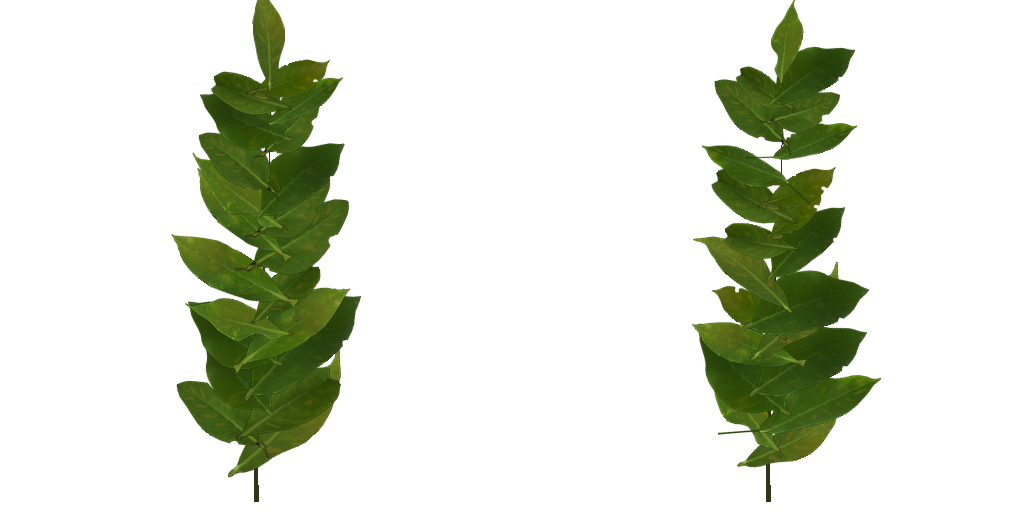
#> input picture jeu/godot/TerreLibre/data/vegetation/rameau_clair.png, 1024 x 512 px, given in place of island_tree_01_leaves_diff_1k.jpg, which was not available
$ python feuillages.py
#> lines starting #> are read from the running program, lines starting #| are printed output that depends on the picture; after the words box and inside, x2 and y2 are one past the last pixel; in counts of white or black regions, pixels touching at a corner belong together
"""Textures de végétation pour les arbres proches, buissons et herbes.
Feuilles détourées depuis la planche de feuilles de « island_tree_01 » (Poly Haven, CC0),
assemblées en rameaux ; herbes dessinées par programme."""
import math, random
import numpy as np
from PIL import Image, ImageDraw, ImageFilter
from scipy import ndimage

SRC = "/tmp/imp/island_tree_01/textures/"
DST = "/home/claude/godot/TerreLibre/data/vegetation/"
rng = random.Random(5)

planche = Image.open(SRC + "island_tree_01_leaves_diff_1k.jpg").convert("RGB")
a = np.asarray(planche).astype(np.float32)
masque = a.max(axis=2) > 28
#> masque: shape (512, 1024) bool; 27.9% white; 2 white regions, box (x1, y1, x2, y2) and area: (158, 0, 374, 512) 73870, (678, 0, 894, 512) 72157
lab, n = ndimage.label(masque)
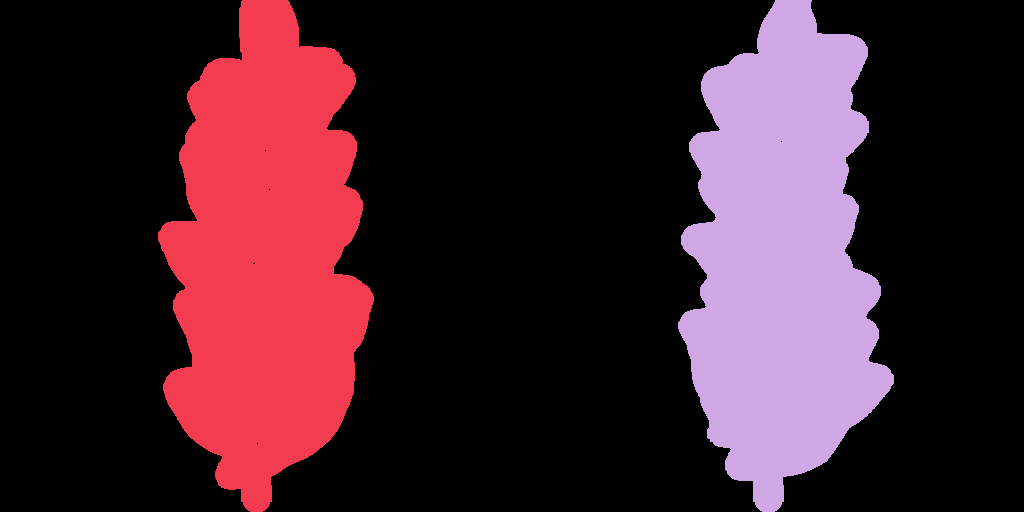
#> lab: shape (512, 1024) int32; 3 distinct labels, from 0 to 2; one colour per label, 0 black
#> n = 2
feuilles = []
for sl in ndimage.find_objects(lab):
    h = sl[0].stop - sl[0].start
    w = sl[1].stop - sl[1].start
    if h < 80 or w < 25:
        continue
    crop = a[sl]
    m = (lab[sl] > 0).astype(np.float32)
    m = ndimage.gaussian_filter(m, 0.8)
    rgba = np.dstack([crop, np.clip(m * 255 * 1.4, 0, 255)]).astype(np.uint8)
    feuilles.append(Image.fromarray(rgba, "RGBA"))
#> this loop made 2 passes
#> (h, w) on passes 1 to 2: (512, 216), (512, 216)
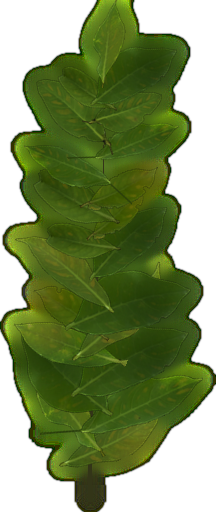
#> rgba: shape (512, 216, 4); mean R, G, B, A 42.9, 59.7, 12.2, 167.6; transparent parts drawn white
#> after the loop, feuilles = 2 items
print("feuilles :", len(feuilles))
#| feuilles : 2


def rameau(taille, teinte, echelle, nb, graine):
    r = random.Random(graine)
    im = Image.new("RGBA", (taille, taille), (0, 0, 0, 0))
    d = ImageDraw.Draw(im)
    # tige principale qui monte en s'incurvant
    pts = [(taille * 0.5 + 18 * math.sin(t * 2.2) * (t), taille * (0.98 - 0.9 * t)) for t in np.linspace(0, 1, 30)]
    for k in range(len(pts) - 1):
        wd = max(1, int(5 * (1 - k / len(pts))))
        d.line([pts[k], pts[k + 1]], fill=(70, 58, 40, 255), width=wd)
    for i in range(nb):
        t = 0.12 + 0.88 * i / nb
        x, y = pts[int(t * (len(pts) - 1))]
        f = feuilles[r.randrange(len(feuilles))]
        s = echelle * r.uniform(0.75, 1.1) * (1.0 - 0.35 * t)
        f2 = f.resize((max(2, int(f.width * s)), max(2, int(f.height * s))), Image.LANCZOS)
        cote = -1 if i % 2 == 0 else 1
        ang = cote * r.uniform(35, 75) + r.uniform(-10, 10)
        if i == nb - 1:
            ang = r.uniform(-12, 12)
        f2 = f2.rotate(ang, resample=Image.BICUBIC, expand=True)
        # la feuille part du rameau : on décale vers le côté où elle penche
        dx = -math.sin(math.radians(ang)) * f2.height * 0.32
        dy = -math.cos(math.radians(ang)) * f2.height * 0.32
        im.alpha_composite(f2, (int(x + dx - f2.width / 2), int(y + dy - f2.height / 2)))
    arr = np.asarray(im).astype(np.float32)
    arr[..., :3] *= np.array(teinte, dtype=np.float32)
    return Image.fromarray(np.clip(arr, 0, 255).astype(np.uint8), "RGBA")


for nom, teinte, echelle, nb in [("rameau_clair", (0.74, 0.93, 0.6), 0.42, 22), ("rameau_sombre", (0.55, 0.74, 0.55), 0.32, 30)]:
    atlas = Image.new("RGBA", (1024, 512), (0, 0, 0, 0))
    for v in range(2):
        atlas.alpha_composite(rameau(512, teinte, echelle * (1.0 if v == 0 else 0.9), nb, hash(nom) + v), (v * 512, 0))
    # bords transparents : on « étale » la couleur sous l'alpha pour éviter les liserés noirs (mipmaps)
    arr = np.asarray(atlas).astype(np.float32)
    al = arr[..., 3:4] / 255.0
    flou = np.asarray(atlas.convert("RGB").filter(ImageFilter.GaussianBlur(6))).astype(np.float32)
    poids = np.asarray(Image.fromarray((al[..., 0] * 255).astype(np.uint8)).filter(ImageFilter.GaussianBlur(6))).astype(np.float32)[..., None] / 255.0
    fond = flou / np.maximum(poids, 0.02)
    arr[..., :3] = arr[..., :3] * al + np.clip(fond, 0, 255) * (1 - al)
    Image.fromarray(arr.astype(np.uint8), "RGBA").save(DST + nom + ".png")
    print(nom)

# herbes : touffes de brins effilés, verts et secs
def herbe(sec):
#> called with sec = False
    r = random.Random(11 if sec else 12)
    im = Image.new("RGBA", (512, 512), (0, 0, 0, 0))
    d = ImageDraw.Draw(im)
    for i in range(95):
        # brins partant d'un pied commun, de hauteurs très inégales (silhouette irrégulière)
        x0 = 256 + r.gauss(0, 60)
        h = 512 * min(0.97, r.betavariate(2.2, 2.0))
        pench = (x0 - 256) * 1.2 + r.uniform(-70, 70)
        w = r.uniform(3, 7)
        if sec:
            c = (int(r.uniform(140, 190)), int(r.uniform(125, 160)), int(r.uniform(70, 95)))
        else:
            c = (int(r.uniform(70, 115)), int(r.uniform(105, 140)), int(r.uniform(40, 62)))
        pts_g, pts_d = [], []
        for t in np.linspace(0, 1, 12):
            x = x0 + pench * t * t
            y = 511 - h * t
            ww = w * (1 - t) + 0.3
            pts_g.append((x - ww, y))
            pts_d.append((x + ww, y))
        d.polygon(pts_g + pts_d[::-1], fill=c + (255,))
    arr = np.asarray(im).astype(np.float32)
#> arr: shape (512, 512, 4) float32
    arr[..., :3] *= np.linspace(1.1, 0.5, 512)[:, None, None]
    return Image.fromarray(np.clip(arr, 0, 255).astype(np.uint8), "RGBA")

atlas = Image.new("RGBA", (1024, 512), (0, 0, 0, 0))
atlas.alpha_composite(herbe(False), (0, 0))
atlas.alpha_composite(herbe(True), (512, 0))
atlas.save(DST + "herbes.png")
for s, d in [("island_tree_01_branches_diff_1k.jpg", "ecorce_diff.jpg"), ("island_tree_01_branches_nor_gl_1k.jpg", "ecorce_nor.jpg")]:
    Image.open(SRC + s).convert("RGB").resize((512, 512), Image.LANCZOS).save(DST + d, quality=88)
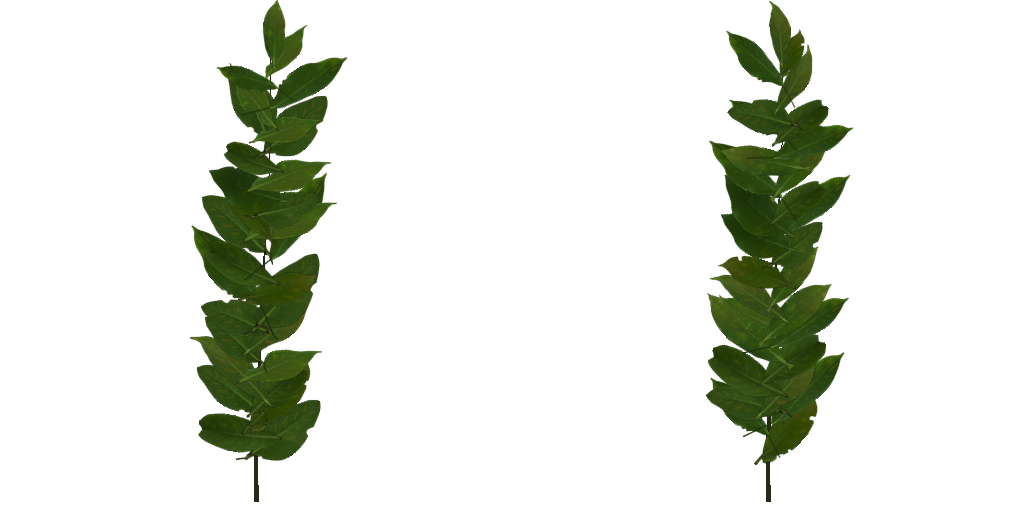
#> input picture jeu/godot/TerreLibre/data/vegetation/rameau_sombre.png, 1024 x 512 px, given in place of island_tree_01_branches_diff_1k.jpg, which was not available
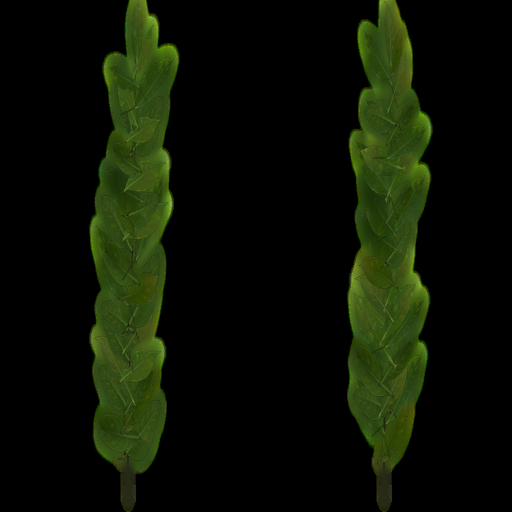
#> saved as ecorce_diff.jpg: PIL image 512x512 RGB; mean R, G, B 12.3, 18.1, 4.2
print("FINI")

# litière : feuilles mortes et brindilles éparses, posées à plat sous les arbres
def litiere(graine):
#> called with graine = 1
    r = random.Random(graine)
    im = Image.new("RGBA", (512, 512), (0, 0, 0, 0))
    d = ImageDraw.Draw(im)
    for i in range(14):  # brindilles
        x, y = r.uniform(40, 472), r.uniform(40, 472)
        a = r.uniform(0, math.pi)
        l = r.uniform(40, 130)
        d.line([(x, y), (x + math.cos(a) * l, y + math.sin(a) * l)], fill=(70, 52, 35, 255), width=r.randint(2, 4))
    for i in range(70):
        f = feuilles[r.randrange(len(feuilles))]
        s = r.uniform(0.18, 0.32)
        f2 = f.resize((max(2, int(f.width * s)), max(2, int(f.height * s))), Image.LANCZOS).rotate(r.uniform(0, 360), resample=Image.BICUBIC, expand=True)
        arr = np.asarray(f2).astype(np.float32)
        lum = arr[..., :3].mean(axis=2, keepdims=True)
        brun = np.array([r.uniform(0.8, 1.05), r.uniform(0.42, 0.58), r.uniform(0.2, 0.3)], dtype=np.float32)
        arr[..., :3] = np.clip(lum * brun * 1.25, 0, 255)
        f2 = Image.fromarray(arr.astype(np.uint8), "RGBA")
        # densité plus forte au centre, éparse sur les bords (raccord invisible avec le sol)
        rr = 220 * math.sqrt(r.random())
        t = r.uniform(0, 2 * math.pi)
        im.alpha_composite(f2, (int(256 + rr * math.cos(t) - f2.width / 2), int(256 + rr * math.sin(t) - f2.height / 2)))
#> this loop made 70 passes
#> (s, brun, rr, t) on passes 1 to 12: (0.253, [0.922, 0.425, 0.204], 184.5, 6.18), (0.271, [0.857, 0.422, 0.22], 211, 3.45), (0.252, [0.944, 0.493, 0.227], 162.9, 6.01), (0.234, [1.04, 0.57, 0.251], 79.09, 4.88), (0.24, [1.02, 0.511, 0.22], 156.3, 3.05), (0.238, [0.935, 0.546, 0.233], 170.4, 5.06), (0.257, [0.823, 0.508, 0.285], 212.3, 0.204), (0.192, [0.804, 0.541, 0.225], 72.8, 3.93), (0.221, [0.864, 0.572, 0.266], 177.1, 1.85), (0.25, [0.878, 0.475, 0.28], 111.8, 1.59), (0.315, [1.04, 0.456, 0.24], 41.35, 6.03), (0.279, [0.936, 0.455, 0.298], 196.5, 3.25)
#> arr: shape (67, 116, 4) float32
    return im

atlas = Image.new("RGBA", (1024, 512), (0, 0, 0, 0))
atlas.alpha_composite(litiere(1), (0, 0))
atlas.alpha_composite(litiere(2), (512, 0))
#> the loop in litiere (call 2), `for i in range(14):` made 14 passes
#> a on passes 1 to 12: 0.178, 0.968, 3.14, 1.17, 0.0862, 2.78, 1.02, 1.76, 2.85, 3.02, 1.67, 1.11
#> the loop in litiere (call 2), `for i in range(70):` made 70 passes
#> (s, brun, rr, t) on passes 1 to 12: (0.288, [0.876, 0.548, 0.283], 165, 3.19), (0.224, [0.928, 0.569, 0.262], 60.4, 5.15), (0.307, [0.986, 0.429, 0.265], 115, 1.42), (0.286, [0.866, 0.552, 0.294], 54.06, 5.64), (0.188, [0.862, 0.424, 0.212], 57.14, 0.257), (0.232, [1.03, 0.538, 0.252], 9.68, 3.7), (0.201, [0.886, 0.518, 0.274], 73.99, 2.12), (0.223, [0.951, 0.427, 0.226], 139.5, 3.91), (0.246, [0.965, 0.471, 0.21], 147.2, 5.5), (0.253, [0.922, 0.472, 0.287], 128.5, 1.65), (0.271, [1.04, 0.527, 0.225], 79.84, 1.07), (0.269, [1.05, 0.569, 0.299], 106.1, 2.79)
#> pass 1, in litiere (call 2), `lum = arr[..., :3].mean(axis=2, keepdims=True)`:
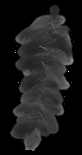
#> lum: shape (155, 82, 1) float32; min 0, max 255, mean 27.7
#> pass 1, in litiere (call 2), `f2 = Image.fromarray(arr.astype(np.uint8), "RGBA")`:
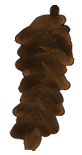
#> f2: PIL image 82x155 RGBA; mean R, G, B, A 30, 18.7, 9.5, 120.1; transparent parts drawn white
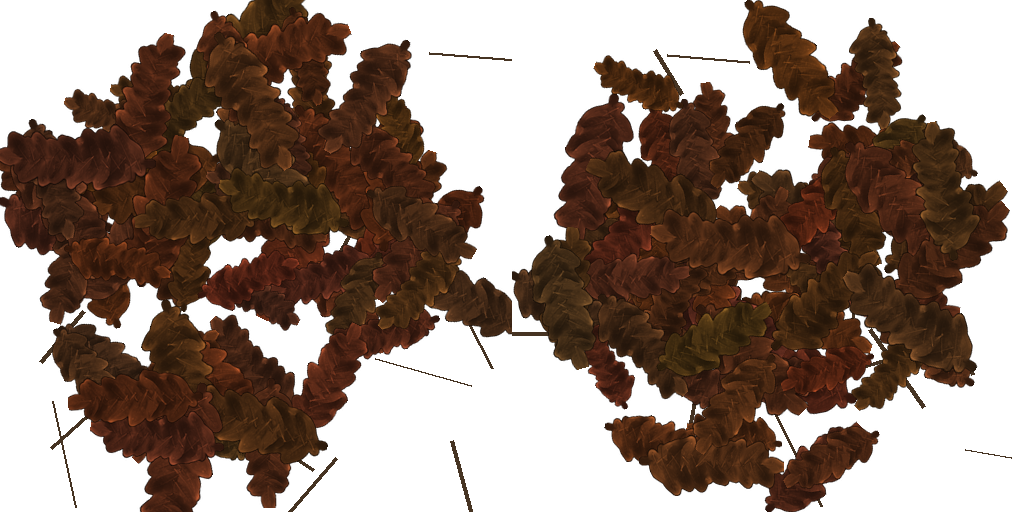
#> atlas: PIL image 1024x512 RGBA; mean R, G, B, A 37.6, 20.4, 10.2, 141.9; transparent parts drawn white
atlas.save(DST + "litiere.png")
print("litiere")
